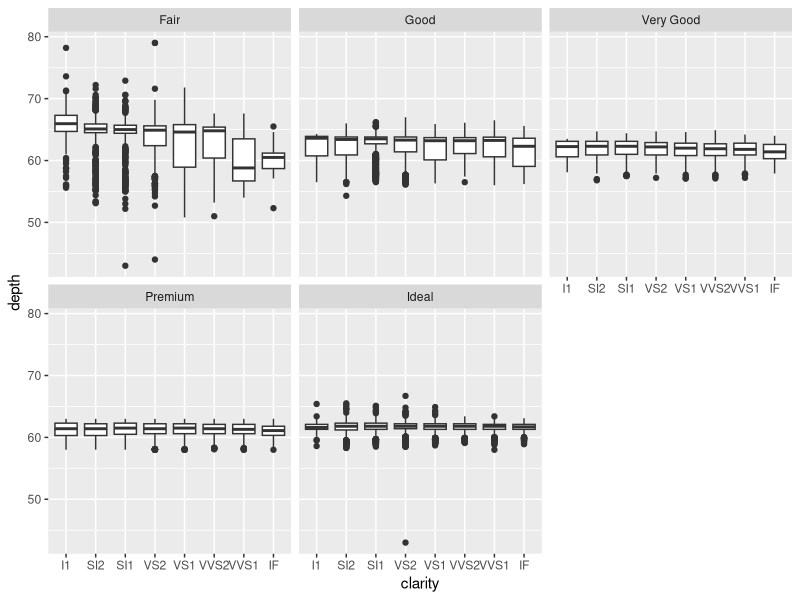

Write R code to recreate this figure.
## ---- chunk 1
#| label: packages
#| echo: false
#| output: false
library(ggplot2)
## ---- chunk 2
#| label: execution-time
#| echo: false
Sys.time()
## ---- chunk 3
#| label: viz
#| echo: false

ggplot(diamonds, aes(clarity, depth)) + 
  geom_boxplot() +
  facet_wrap(~cut)
